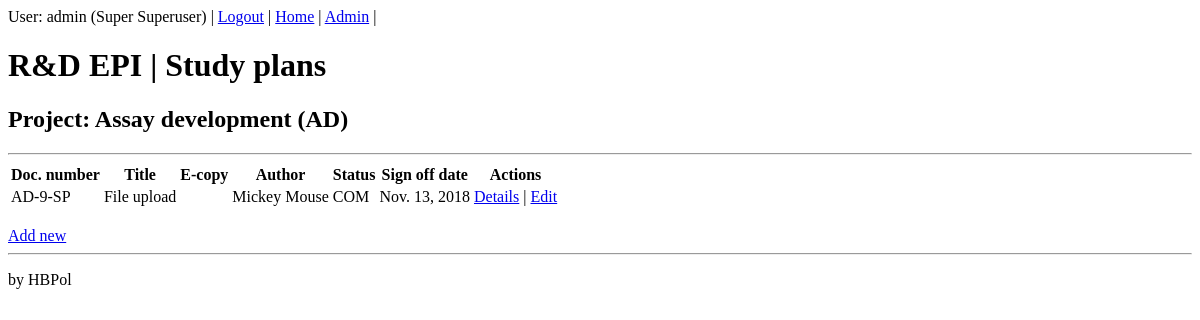
The app's page /coreapp/project/2/studyplan (signed in), older data.
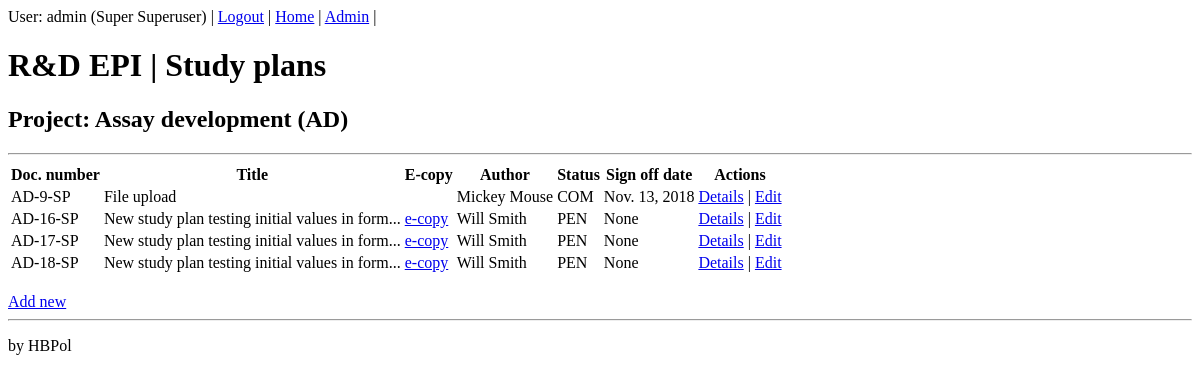
The same page, newer data.
### coreapp/models.py (models this page shows, shortened)
class User (AbstractUser):
    date_left = models.DateField(null=True, blank=True)
    def __str__(self):
        return self.get_full_name()

class Project(models.Model):
    name = models.CharField("Project name", max_length=128)
    leader = models.ForeignKey(settings.AUTH_USER_MODEL, on_delete=models.SET_NULL, blank=True, null=True, verbose_name="Project leader")
    prefix = models.CharField("Project code", max_length=8)

class Document(models.Model):
    author = models.ForeignKey(settings.AUTH_USER_MODEL, on_delete=models.SET_NULL, blank=True, null=True, verbose_name="Main author")
    project = models.ForeignKey(Project, on_delete=models.SET_NULL, blank=True, null=True, verbose_name="Associated project")
    title = models.TextField("Document title")
    location = models.ForeignKey(Location, on_delete=models.SET_NULL, blank=True, null=True, verbose_name="Hard copy location")
    document_code = models.CharField("Document code (e.g. study plan, report... )", max_length=3, choices=DOCUMENT_CODE, default='OTH')
    efile = models.FileField("Scanned copy", upload_to='uploads/', null=True, blank=True)
    class Meta:
        abstract = True

class StudyPlan(Document):
    status = models.CharField("Document status", max_length=3, choices=DOCUMENT_STATUS, default='PEN')
    document_code = 'SP'
    sign_date = models.DateField("Sign-off date", null=True, blank=True)

### coreapp/views.py (the view)
# urls.py: path('project/<int:id>/studyplan', views.project_studyplan_list, name='project-studyplan-list'),
@login_required
def project_studyplan_list(request, id):
    studyplans = StudyPlan.objects.filter(project_id=id)
    project = Project.objects.get(id=id)
    context = {'studyplans': studyplans, 'project': project, 'page_title': 'R&D EPI | Study plans'}
    return render(request, 'coreapp/project_studyplan_list.html', context)

### coreapp/templates/coreapp/project_studyplan_list.html
{% extends 'coreapp/base_generic.html' %}
{% block content %}
	<h1>{{ page_title }}</h1>
	<h2>Project: {{ project.name }} ({{ project.prefix }})</h2>
	<hr>
	<table>
		<thead>
			<th>Doc. number</th>
			<th>Title</th>
			<th>E-copy</th>
			<th>Author</th>
			<th>Status</th>
			<th>Sign off date</th>
			<th>Actions</th>
		</thead>
		{% for studyplan in studyplans %}
		<tr>
			<td>{{ studyplan.project.prefix }}-{{ studyplan.id }}-{{ studyplan.document_code }}</td>
			<td>{{ studyplan.title|truncatechars:75 }}</td>
			<td>
			{% if studyplan.efile %}
				<a href="{{ MEDIA_URL }}{{ studyplan.efile }}">e-copy</a>
			{% endif %}
			</td>
			<td>{{ studyplan.author }}</td>
			<td>{{ studyplan.status }}</td>
			<td>{{ studyplan.sign_date }}</td>
			<td><a href="{% url 'studyplan-detail' studyplan.id %}">Details</a> | <a href="{% url 'studyplan-edit' studyplan.id %}">Edit</a></td>
		</tr>
		{% endfor %}
	</table>
	<br>
	<a href="{% url 'studyplan-create' %}">Add new</a>
{% endblock %}

### coreapp/templates/coreapp/base_generic.html (shortened to what this page needs)
<!DOCTYPE html>
<html>
<head>
</head>
<body>
	{% if user.is_authenticated %}
	User: {{ user.username }} ({{ user }}) | <a href="{% url 'logout'%}">Logout</a> |
	{% endif %}
	<a href="{% url 'home' %}">Home</a> | <a href="{% url 'admin:index' %}">Admin</a> |
	{% block content %}
	{% endblock %}
	{% block footer %}
	<hr>
	<p>by HBPol</p>
	{% endblock %}
</body>
</html>

Row changes from the older to the newer data that the page shows:
added StudyPlan: project.prefix "AD", id "16", document_code "SP", title "New study plan testing initial values in form...", author "Will Smith", status "PEN", sign_date "None"
added StudyPlan: project.prefix "AD", id "17", document_code "SP", title "New study plan testing initial values in form...", author "Will Smith", status "PEN", sign_date "None"
added StudyPlan: project.prefix "AD", id "18", document_code "SP", title "New study plan testing initial values in form...", author "Will Smith", status "PEN", sign_date "None"
